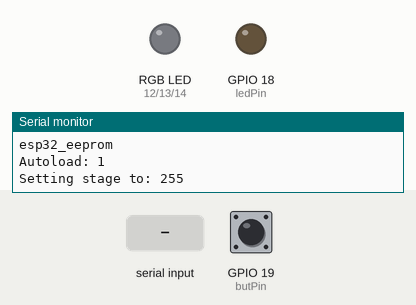
Recording of a sketch running on a simulated ESP32. Parts: an RGB LED mixed from three pins (HIGH = lit), output pins drawn as LEDs (lit = HIGH), the last lines printed to the serial monitor. The test bench sets the inputs (shaded band); at power-on: GPIO 19 (butPin) LOW. EEPROM starts erased.

Above: at 1.2 s.
1.3 s: GPIO 19 (butPin) pulled HIGH for 0.15 s
At 2.2 s:
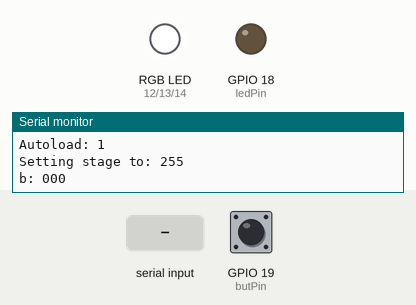
3.0 s: "red\n" received over Serial
At 3.3 s:
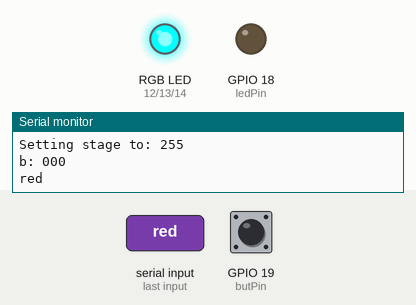
4.5 s: "green\n" received over Serial
At 5.6 s:
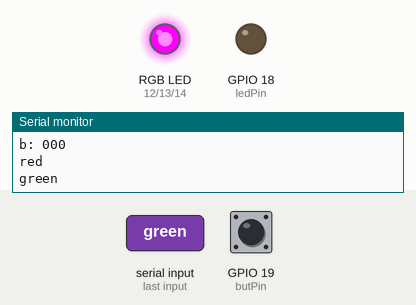
6.0 s: "blue\n" received over Serial
At 6.8 s:
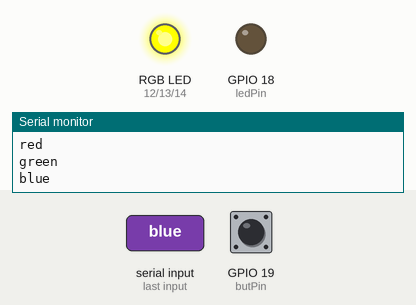
7.5 s: "magenta\n" received over Serial
At 7.9 s:
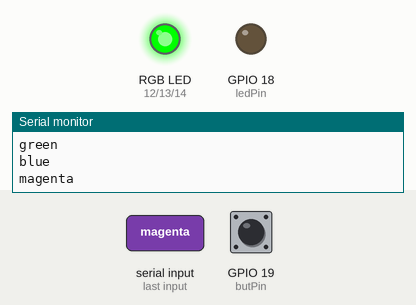
9.0 s: "yellow\n" received over Serial
At 10.2 s:
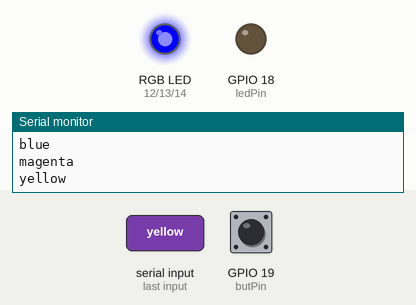
Timing chart, 0 to 11.5 s (numbered marks = the images above; inputs shaded):
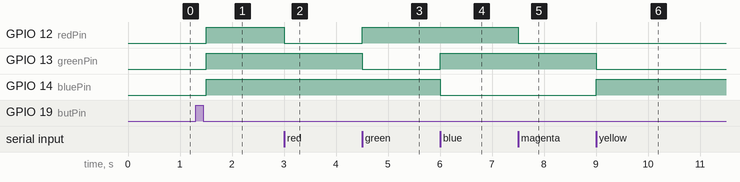

The sketch:

esp32_eeprom.ino
```cpp
#include "EEPROM.h"
#define EEPROM_SIZE 2
bool autoload = 0;

const byte ledPin = 18;
const byte butPin = 19;

bool pushed = 0;
bool button = 0;
bool buttonLast = 0;
unsigned long butStartTime = 0;
unsigned long butDelay = 50;  // [ms]

unsigned long ledStartTime = 0;
unsigned long ledPeriod = 400; // [ms]
bool flashing = 0;

byte stage = 0;

const byte redPin = 12;
const byte greenPin = 13;
const byte bluePin = 14;

void setup() {
  pinMode(butPin, INPUT);
  pinMode(ledPin, OUTPUT);
  digitalWrite(ledPin, LOW);

  Serial.begin(115200);
  Serial.println("esp32_eeprom");

  pinMode(redPin,   OUTPUT);
  pinMode(greenPin, OUTPUT);
  pinMode(bluePin,  OUTPUT);

  digitalWrite(redPin,   HIGH);
  digitalWrite(greenPin, HIGH);
  digitalWrite(bluePin,  HIGH);

  EEPROM.begin(EEPROM_SIZE);
  autoload = EEPROM.read(0);
  Serial.print("Autoload: ");
  Serial.println(autoload);

  if (autoload)
  {
    stage = EEPROM.read(1);
    set_rgb(stage);
    Serial.print("Setting stage to: ");
    Serial.println(stage);
  }

}

void loop() {


  bool buttonRead = digitalRead(butPin);
  if (buttonRead != buttonLast)
  {
    butStartTime = millis();
  }

  if ((millis() - butStartTime) > butDelay)
  {
    if (buttonRead != button)
    {
      button = buttonRead;

      if (button) {pushed = 1;}
      if (pushed && !button) // pushed and released
      {
        pushed = 0;

        do_stage();
      }
    }
  }
  buttonLast = buttonRead;


  if (Serial.available() > 0)
  {
    String command;
    while (Serial.available() > 0)
    {
      char inChar = Serial.read();
      if (inChar == '\n') break;
      command += (char)inChar;
    }
    Serial.println(command);
    do_command(command);
  }

}

void do_command(String command)
{
  if      (command == "red"  )  {set_rgb(2);}
  else if (command == "green")  {set_rgb(1);}
  else if (command == "blue" )  {set_rgb(4);}
  else if (command == "magenta"){set_rgb(6);}
  else if (command == "yellow") {set_rgb(3);}
  else if (command == "white" ) {set_rgb(7);}
  else if (command == "off"   ) {set_rgb(0);}
  else if (command == "+"     ) {do_stage();}

  else if (command == "save")
  {
    EEPROM.write(1, stage);
    EEPROM.commit();
    Serial.print("Saved to memory: ");
    Serial.println(stage);
  }
  else if (command == "load")
  {
    stage = EEPROM.read(1);
    set_rgb(stage);
    Serial.print("Read from memory: ");
    Serial.println(stage);
  }
  else if (command == "auto")
  {
    autoload = EEPROM.read(0);
    Serial.print("Autoload changed from: "); Serial.print(autoload);

    if (autoload >= 1) autoload = 0;
    else autoload = 1;

    EEPROM.write(0, autoload);
    EEPROM.commit();
    Serial.print(" to "); Serial.println(autoload);
  }
}

void set_rgb(byte inStage)
{
  if (bitRead(inStage, 1)) digitalWrite(redPin, LOW);
  else digitalWrite(redPin, HIGH);
  if (bitRead(inStage, 0)) digitalWrite(greenPin, LOW);
  else digitalWrite(greenPin, HIGH);
  if (bitRead(inStage, 2)) digitalWrite(bluePin, LOW);
  else digitalWrite(bluePin, HIGH);
}

void do_stage()
{
  stage++;
  if (stage > 7) stage = 0;

  set_rgb(stage);

  Serial.print("b: ");
  Serial.print(bitRead(stage, 2));
  Serial.print(bitRead(stage, 1));
  Serial.print(bitRead(stage, 0));
  Serial.print('\n');
}
```

Measured:
- after the input at 1.3 s, GPIO 12 (redPin), GPIO 13 (greenPin), GPIO 14 (bluePin): LOW → HIGH after 0.20 s
- after the input at 3.0 s, GPIO 12 (redPin): HIGH → LOW at once
- after the input at 4.5 s, GPIO 12 (redPin): LOW → HIGH at once; GPIO 13 (greenPin): HIGH → LOW at once
- after the input at 6.0 s, GPIO 13 (greenPin): LOW → HIGH at once; GPIO 14 (bluePin): HIGH → LOW at once
- after the input at 7.5 s, GPIO 12 (redPin): HIGH → LOW at once
- after the input at 9.0 s, GPIO 13 (greenPin): HIGH → LOW at once; GPIO 14 (bluePin): LOW → HIGH at once
